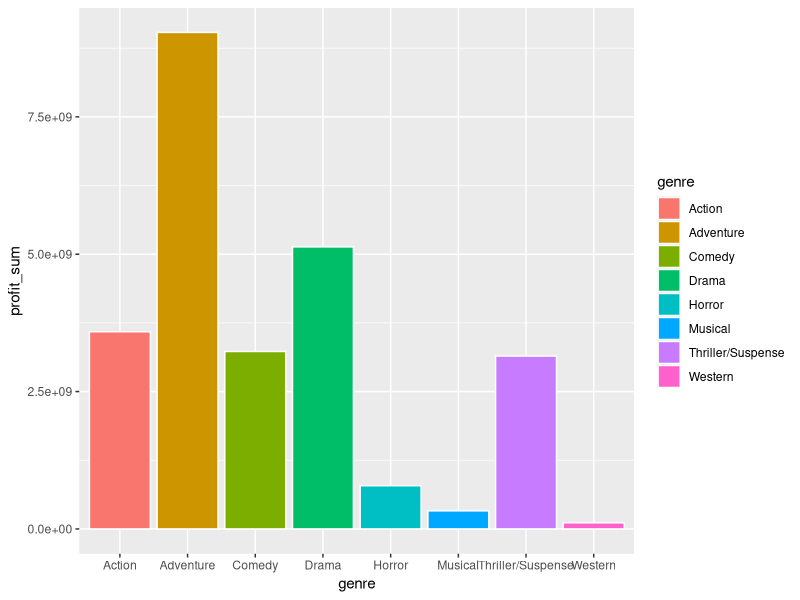
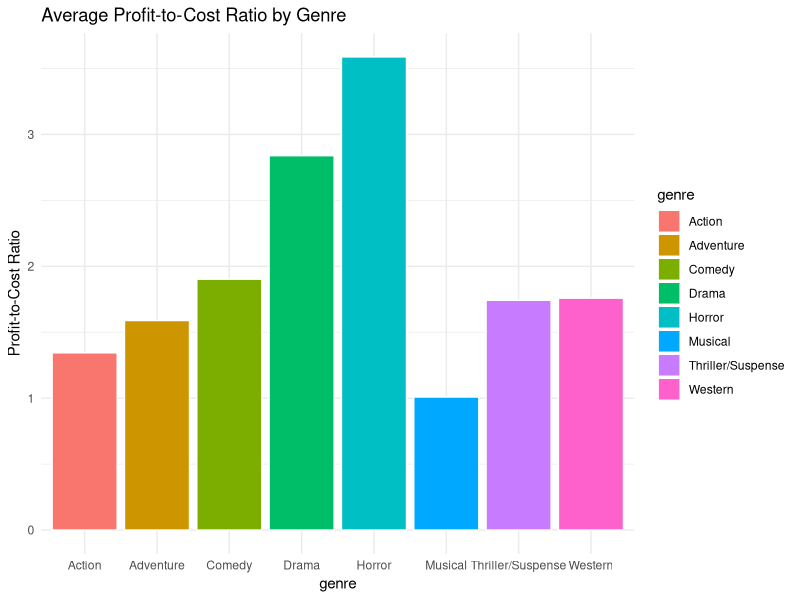
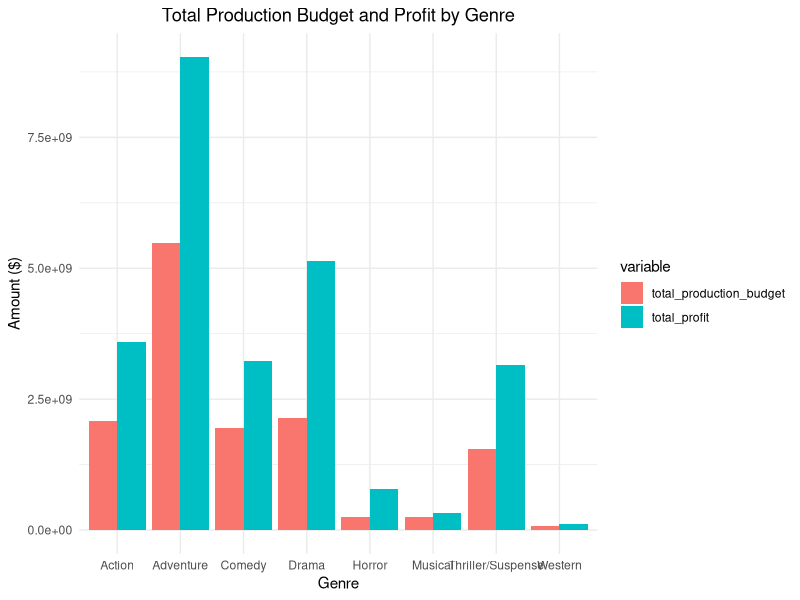
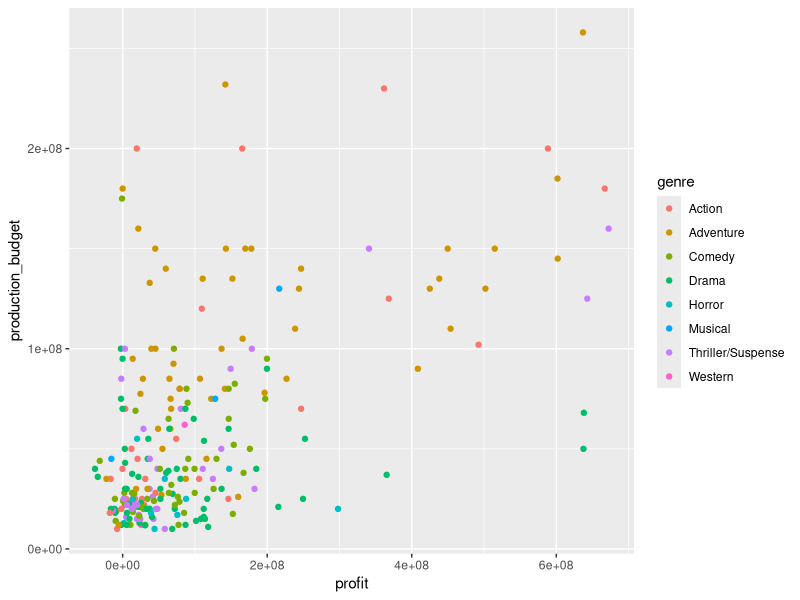
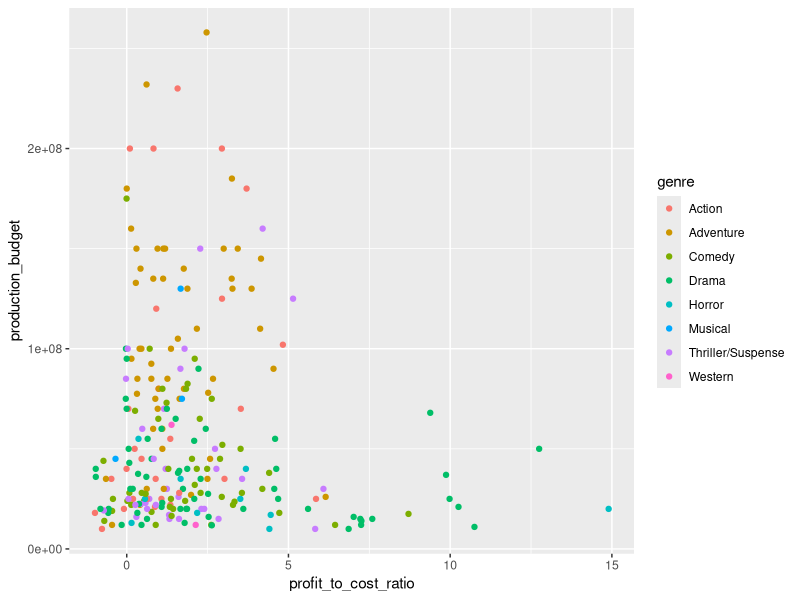
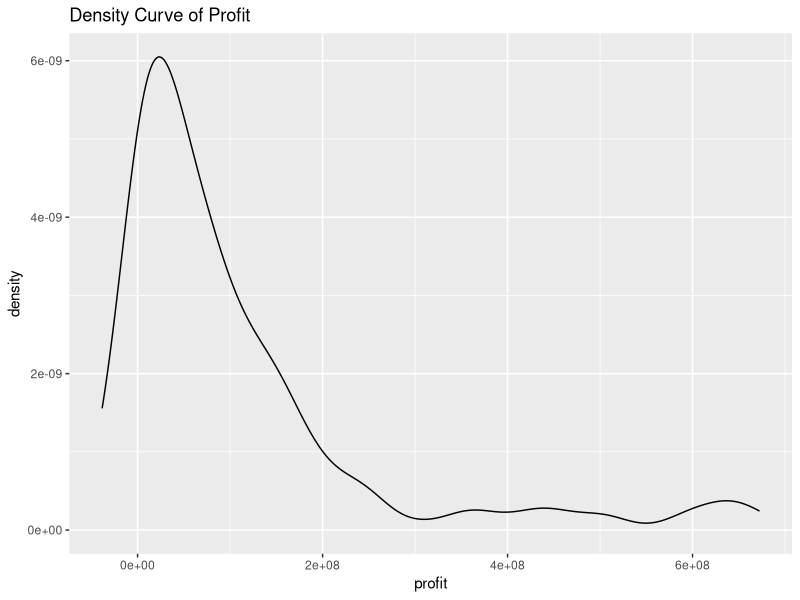
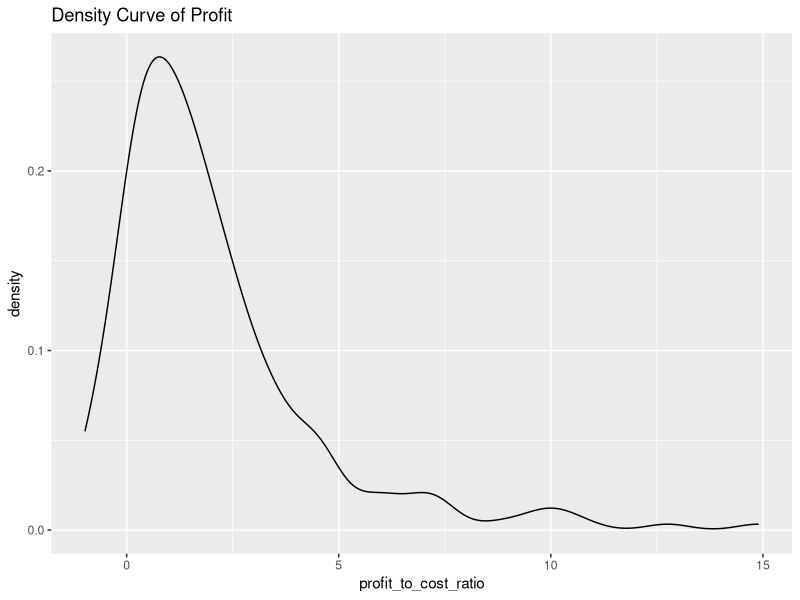
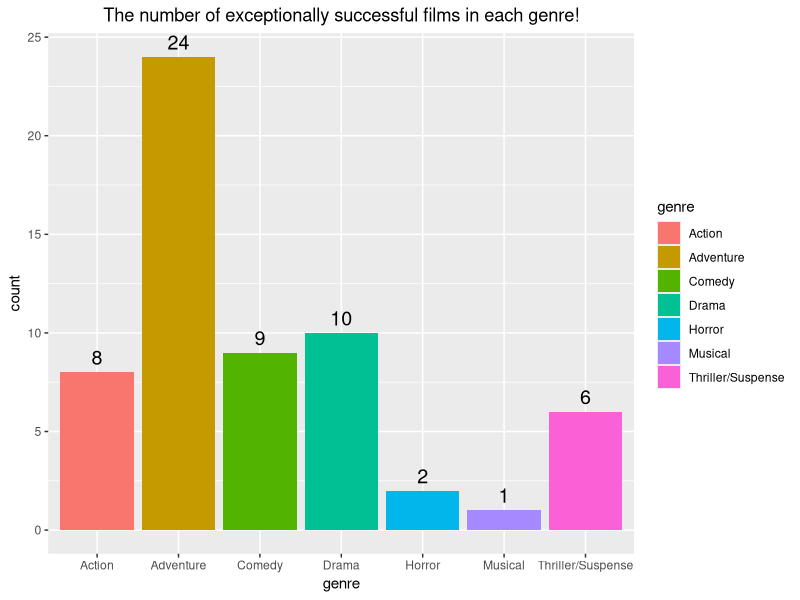

These charts were generated, in order, by the following R code:
library(tidyr)
library(ggplot2)
library(dplyr)
library(lubridate)


# Import the merged_data.csv file
data <- read.csv("merged_data.csv")

# There should be 237 rows and 18 columns: Check:
nrow(data) # 17 rows confirmed
ncol(data) # 18 columns confirmed

colnames(data) # Get the column names

# Calculating Proft and Profit-to-Cost Ratio:
data <- data %>% 
  mutate(revenue = international_box_office + domestic_box_office,
    profit = (international_box_office + domestic_box_office) - production_budget,
        profit_to_cost_ratio = (profit / production_budget)) 
# %>% 
  # select(movie_name, genre, profit, profit_to_cost_ratio, production_budget) 


# ---------------------------- Barplot of Profit vs Genre
data %>% 
  group_by(genre) %>% 
  summarise(profit_sum = sum(profit)) %>% 
  ggplot(data = ., mapping = aes(x = genre, 
    y = profit_sum,
    fill = genre)) +
  geom_bar(stat = "identity", color = "white")

# Checking Profitability efficiency accross each genre, on average:
data %>% 
  group_by(genre) %>% 
  summarise(mean_profit_to_cost_ratio = mean(profit_to_cost_ratio, 
                                    na.rm = TRUE)) %>%
  ggplot(data = ., mapping = aes(x = genre, 
                          y = mean_profit_to_cost_ratio,
                          fill = genre)) +
  geom_bar(stat = "identity", color = "white") +
  labs(title = "Average Profit-to-Cost Ratio by Genre", y = "Profit-to-Cost Ratio") +
  theme_minimal()

# ----------------------------  Side-by-Side Barplots:
# Summarize the data by genre
data_summarized <- data %>%
  group_by(genre) %>%
  summarise(
    total_production_budget = sum(production_budget, na.rm = TRUE),
    total_profit = sum(profit, na.rm = TRUE)
  )

# Reshape the data from wide format to long format
data_long <- data_summarized %>%
  pivot_longer(
    cols = c(total_production_budget, total_profit),
    names_to = "variable",
    values_to = "value"
  )

# Create the side-by-side bar plot
ggplot(data = data_long, mapping = aes(x = genre, y = value, fill = variable)) +
  geom_bar(stat = "identity", position = "dodge") +
  labs(
    title = "Total Production Budget and Profit by Genre",
    y = "Amount ($)", x = "Genre"
  ) +
  theme_minimal() +
  theme(plot.title = element_text(hjust = 0.5))

# ---------------------------------Scatterplots
# Scatter Plot of Production_Budget and Profit
data %>%
  ggplot(
    data = .,
    mapping = aes(
      x = profit,
      y = production_budget, color = genre
    )
  ) +
  geom_point()

# Scatter Plot of Production_Budget and Profit-to-Cost Ratio
data %>%
  ggplot(data = .,
  mapping = aes(x = profit_to_cost_ratio,
                  y = production_budget, color = genre)) +
  geom_point()


# -------------------------- Visualize the Density Distribution
# Get the profit distribution across Genre: Histogram of Profit based on Genre
data %>% 
  ggplot(data = ., 
  mapping = aes(x = profit)) +
  geom_density(alpha = 0.8) +
  ggtitle("Density Curve of Profit") # Right Skewed Distribution

# Get the profit-to-cost-ratio distribution across Genre: Histogram of Profit-to-cost-ratio based on Genre
data %>%
  ggplot(
    data = .,
    mapping = aes(x = profit_to_cost_ratio)
  ) +
  geom_density(alpha = 0.8) +
  ggtitle("Density Curve of Profit") # Right Skewed Distribution



# -------------------------- Splitting Data to Successful and Unsuccessful films
# Get the 75th percentile for the profit distribution:
profit_75th_percentile <- quantile(data$profit, 0.75)
successful_films <- data[data$profit >= profit_75th_percentile, ]
unsuccessful_films <- data[data$profit < profit_75th_percentile, ]
# Bar plot of Genre vs Count
ggplot(data = successful_films, aes(x = genre,
fill = genre)) +
  geom_bar() +
  labs(title = "The number of exceptionally successful films in each genre!") +
  theme(plot.title = element_text(hjust = 0.5)) + geom_text(
  stat = "count", aes(label = after_stat(count)),
  vjust = -0.5, size = 5
)


ggplot(data = unsuccessful_films, aes(x = genre,
fill = genre)) +
  geom_bar() +
  labs(title = "The number of other films in each genre!") +
  theme(plot.title = element_text(hjust = 0.5)) + geom_text(
  stat = "count", aes(label = after_stat(count)),
  vjust = -0.5, size = 5
)



# Get the 75th percentile for the profit distribution:
ratio_75th_percentile <- quantile(data$profit_to_cost_ratio, 0.75)
ratio_successful_films <- data[data$profit_to_cost_ratio >= ratio_75th_percentile, ]
ratio_unsuccessful_films <- data[data$profit_to_cost_ratio < ratio_75th_percentile, ]
# Bar plot of Genre vs Count for Successful Films based on Profit-cost-ratio
ggplot(data = ratio_successful_films, 
  aes(x = genre, fill = genre)) +
  geom_bar() +
  labs(title = "The number of successful films with high profit-cost-ratio in each genre") +
  theme_minimal() +
  theme(plot.title = element_text(hjust = 0.5)) +geom_text(
  stat = "count", aes(label = after_stat(count)),
  vjust = -0.5, size = 5)

# Create the Genre vs Count for Unsuccessful Films based on Profit-cost-ratio
ggplot(data = ratio_unsuccessful_films, aes(x = genre, fill = genre)) +
  geom_bar() +
  geom_text(stat = "count", aes(label = after_stat(count)), 
  vjust = -0.5, size = 5) +
  labs(title = "The number of other films with high profit-cost-ratio in each genre"
) +
  theme_minimal() + 
  theme(plot.title = element_text(hjust = 0.5))


# --------------------------------------EDA on Exceptionally Successful Films!
# For each year:
# Summarize the data by release year and calculate total profit
data_summary <- data %>%
  group_by(release_year, genre) %>%
  summarise(
    total_profit = sum(profit, na.rm = TRUE),
    cost = sum(production_budget, na.rm = TRUE),
    total_revenue = sum(revenue, na.rm = TRUE),
    most_occuring_creative_type = mode(creative_type),
    most_occuring_rating = mode(rating),
    mean_vote_average = mean(vote_average, na.rm = TRUE),
    total_vote_count = sum(vote_count, na.rm = TRUE),
    mean_runtime = mean(runtime, na.rm = TRUE),
  ) %>%
  mutate(
    year_over_year_profit = total_profit - lag(total_profit),
    year_over_year_revenue = total_revenue - lag(total_revenue),
    year_over_year_cost = cost - lag(cost)  
  ) %>%
  filter(!is.na(year_over_year_profit),
        !is.na(year_over_year_revenue),
        !is.na(year_over_year_cost)) # Remove rows with NA in year_over_year variables

data_summary %>%
  ungroup() %>%
  ggplot(aes(x = release_year, y = year_over_year_profit, fill = as.factor(release_year))) +
  geom_bar(stat = "identity") +
  labs(title = "Year-over-Year Profit Change", y = "Year-over-Year Profit", x = "Release Year") +
  theme_minimal() +
  theme(legend.position = "none") +
  scale_fill_manual(values = c(
    "#052f36",
    "#06343d", "#053e4a", "#0c505a", "#075561", "#0d6c7b", "#0f7a8b", "#2192a3", "#0c9cb3", "#10a5bc", "#099eb5", "#05a7c0", "#05b1cb",
    "#04b8d3"
  )) +
  geom_line(aes(group = 1), color = "red", size = 1)# 


year_over_year_long <- data_summary %>%
  select(release_year, genre, year_over_year_profit, year_over_year_revenue, year_over_year_cost) %>%
  pivot_longer(cols = c(year_over_year_profit), names_to = "profit", values_to = "value")


ggplot(data = year_over_year_long, aes(x = release_year, y = value, fill = profit)) + 
  geom_bar(stat = "identity", position = "dodge") + 
  geom_line(aes(group = 1), color = "blue", size = 1) + 
  labs( title = "Year-over-Year Profit Changes by Genre", y = "Value", x = "Release Year" ) + theme_minimal() + theme(legend.title = element_blank())





# Create the bar plot 
ggplot(data = year_over_year_long, aes(x = release_year, y = value, fill = release_year)) + 
  geom_bar(stat = "identity", position = "dodge") +
  facet_wrap(~genre, scales = "free_y") + 
  labs( title = "Year-over-Year Profit Changes by Genre", y = "Value", x = "Release Year" ) + 
  theme_minimal() + theme(legend.title = element_blank())

# Create the bar plot with a trend line
ggplot(data = year_over_year_long, aes(x = release_year, y = value, fill = release_year)) +
  geom_bar(stat = "identity", position = "dodge") +
  facet_wrap(~genre, scales = "free_y") +
  labs(
    title = "Year-over-Year Profit Changes for Each Genre",
    y = "Value",
    x = "Release Year"
  ) +
  theme_minimal() +
  theme(legend.title = element_blank())




# Create the line chart
ggplot(data = year_over_year_long, aes(x = release_year, y = value, color = genre)) +
  geom_line(size = 1) + # Add trend line
  geom_point(size = 2) + # Optional: Add points to the line
  labs(
    title = "Year-over-Year Profit Changes by Genre",
    y = "Year-over-Year Profit",
    x = "Release Year"
  ) +
  theme_minimal() +
  theme(legend.title = element_blank())







# Assuming your data has a release_date column
data <- data %>%
  mutate(release_month = month(release_date, label = TRUE, abbr = TRUE))


# Summarize data by release month
monthly_profit_summary <- data %>%
  group_by(release_month) %>%
  summarise(
    total_profit = sum(profit, na.rm = TRUE)
  ) %>%
  arrange(release_month)

# Create the trend line chart for monthly profit
ggplot(data = monthly_profit_summary, aes(x = release_month, y = total_profit, group = 1)) +
  geom_line(size = 1, color = "blue") +
  geom_point(size = 2, color = "blue") +
  labs(
    title = "Total Profit by Month of the Year",
    y = "Total Profit",
    x = "Month"
  ) +
  theme_minimal()





# Assuming your data has a release_date column
data <- data %>%
  mutate(
    release_year = year(release_date),
    release_month_num = month(release_date),
    year_month = as.Date(paste(release_year, release_month_num, "01", sep = "-"))
  )

# Summarize data by year and month
monthly_profit_summary <- data %>%
  group_by(year_month) %>%
  summarise(
    total_profit = sum(profit, na.rm = TRUE)
  ) %>%
  arrange(year_month)

# Create the trend line chart for monthly profit
ggplot(data = monthly_profit_summary, aes(x = year_month, y = total_profit, group = 1)) +
  geom_line(size = 1, color = "blue") +
  geom_point(size = 2, color = "blue") +
  labs(
    title = "Total Profit by Month and Year",
    y = "Total Profit",
    x = "Date"
  ) +
  theme_minimal() +
  scale_x_date(date_labels = "%Y-%b", date_breaks = "1 year") # Format the x-axis labels





# Assuming your data has a release_date column
data <- data %>%
  mutate(
    release_year = year(release_date),
    release_month = month(release_date, label = TRUE, abbr = TRUE),
    release_month_num = month(release_date), # Create a numeric month for date creation
    year_month = as.Date(paste(release_year, release_month_num, "01", sep = "-"))
  )
# Summarize data by year and month for the trendline
monthly_profit_trend <- data %>%
  group_by(year_month, genre) %>%
  summarise(
    total_profit = sum(profit, na.rm = TRUE)
  ) %>%
  arrange(year_month)

# Create the box plot with trendline
ggplot(data = data, aes(x = year_month, y = profit)) +
  geom_boxplot(aes(group = year_month), fill = "lightblue") +
  geom_point(data = monthly_profit_trend, aes(x = year_month, y = total_profit, group = 1, color = genre)) +
  labs(
    title = "Total Profit by Month and Year",
    y = "Total Profit",
    x = "Date"
  ) +
  theme_minimal() +
  scale_x_date(date_labels = "%Y-%b", date_breaks = "1 year") # Format the x-axis labels







